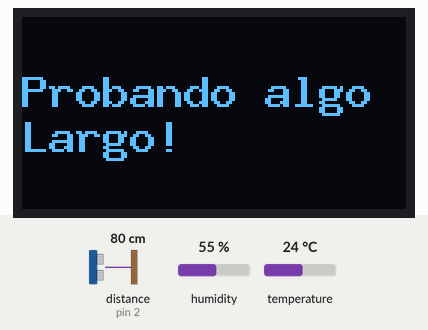
A sketch run on a simulated Arduino Uno, built with avr-gcc and run on an emulated ATmega328P. On the bench: 128×64 one-colour display. Wiring (inferred from the names in the program): ultrasonic range finder: trigger pin 3; echo pin 2. The inputs (shaded band) are chosen by the test bench; at power-on: distance to the obstacle (sensor on pin 2) 80 cm, humidity 55 %, temperature 24 °C. The echo pulse lasts 58.3 µs per cm.

Above: at 0.1 s.

The sketch:

codigoRobotFriolento_0_4_3.ino
```cpp
#include "SensorTemp.h"
#include "SensorUltra.h"
#include "Pantalla.h"

SensorUltra sensorUltra;
SensorTemp sensorTemp;
Pantalla pantalla;

void setup() {
  //Serial.begin(115200);  // 🔹 Solo una vez aquí
  sensorUltra.configurar();
  sensorTemp.configurar();
  pantalla.configurar();
  pantalla.mostrar();
}

void loop() {
  sensorUltra.leerDistancia();
  sensorUltra.reconocerDistancia();

  sensorTemp.reconocerTemp();
  sensorTemp.leerTemp();

  pantalla.mostrar();
}
```

Pantalla.cpp
```cpp
#include "Pantalla.h"
#include <Wire.h>

U8G2_SH1106_128X64_NONAME_F_HW_I2C display(U8G2_R0, U8X8_PIN_NONE);

void Pantalla::configurar() {
  display.begin();
  display.clearBuffer();
}

void Pantalla::mostrar() {
  display.clearBuffer();
  display.setFont(u8g2_font_9x15B_tr);
  display.drawStr(0, 30, "Probando algo");
  display.drawStr(0, 45, "Largo!");
  display.sendBuffer();
}
```

Pantalla.h
```cpp
#ifndef PANTALLA_H
#define PANTALLA_H

#pragma once
#include <U8g2lib.h>

class Pantalla {
  public:
    void configurar();
    void mostrar(); // ✅ sin argumentos
};

extern U8G2_SH1106_128X64_NONAME_F_HW_I2C display;

#endif
```

SensorTemp.cpp
```cpp
// aqui se inluye el SensorTemp.h
// para poder traer lo ya establecido en este archivo
#include "SensorTemp.h"

// una clase que viene desde la libreria del sensor de temp
// donde se especifica que el pin de comunicacion es el 2
DHT11 dht11(5);

// se especifica la clase
SensorTemp::SensorTemp() {
}

void SensorTemp::configurar() {
  //abrir la comunicación serial
  //Serial.begin(9600);
}

// que se necesita para que se reconozca la temperatura
void SensorTemp::reconocerTemp(){
  // se declara que temperature es un "int"
int temperature;
}

// que se hace para leer la Temp
// Según el código de ejemplo
// https://github.com/dhrubasaha08/DHT11/blob/main/examples/ReadTemperature/ReadTemperature.ino#L18
void SensorTemp::leerTemp(){
  // el int de "temperature" va a ser equivalente
  // a la temperatura leida por el sensor dht11
  int temperature = dht11.readTemperature();
  // cuando la temperatura no presente algun error
if (temperature != DHT11::ERROR_CHECKSUM && temperature != DHT11::ERROR_TIMEOUT) {
  // se demostrara la temperatura actual en el monitor serial
        Serial.print("Temperature: ");
        Serial.print(temperature);
        Serial.println(" °C");
        // cada 2 segundos
        //delay (2000);
        // si es que esto no se cumple
    } else {
        // muestra el error en el monitor serial
        Serial.println(DHT11::getErrorString(temperature));
    }

}
```

SensorTemp.h
```cpp
//Contructores para no causar problemas en el codigo
#ifndef SENSOR_TEMP_H
#define SENSOR_TEMP_H

#include <Arduino.h>

//incluir biblioteca hecha por Dhruba Saha
//para el funcionamiento del sensor de temperatura
#include <DHT11.h>

//crear la clase SensorTemp
class SensorTemp {

public:
  SensorTemp();
  // establecer las 3 partes del
  // funcionamiento para el sensor
  void configurar();
  void reconocerTemp();
  void leerTemp();

};
// destructores para no causar problemas en el codigo
#endif
```

SensorUltra.cpp
```cpp
// incluir .h
#include "SensorUltra.h"

SensorUltra::SensorUltra() {
}

void SensorUltra::configurar() {
  // conectar las patitas
  pinMode(trigPin, OUTPUT);
  pinMode(echoPin, INPUT);
  //Serial.begin(115200);
}

void SensorUltra::reconocerDistancia() {
  // configuracion reconocimiento distancia
  digitalWrite(trigPin, HIGH);
  delayMicroseconds(10);
  digitalWrite(trigPin, LOW);

// medir duración del eco
  duracion = pulseIn(echoPin, HIGH);

// calcular distancia en cm
  distancia = duracion / 58;

// determinar si hay una persona (ejemplo: a menos de 30 cm)
  persona = (distancia < 30);
}

void SensorUltra::leerDistancia() {
  // imprimir en el monitor serial la distancia detectada en cm
if (persona) {
  Serial.println("la persona esta a: ");
    Serial.print(distancia);
    Serial.println(" cm");
  } else {
    Serial.println("No hay persona.");
  }
}
```

SensorUltra.h
```cpp
#ifndef SENSOR_ULTRA_H
#define SENSOR_ULTRA_H

#include <Arduino.h>

class SensorUltra {


public:
  int trigPin = 3;
  int echoPin = 2;
  int distancia = 0;
  int duracion = 0;

  bool persona = false;
// Constructor
  SensorUltra();
  void configurar();
  void reconocerDistancia();
  void leerDistancia();
};

#endif
```
